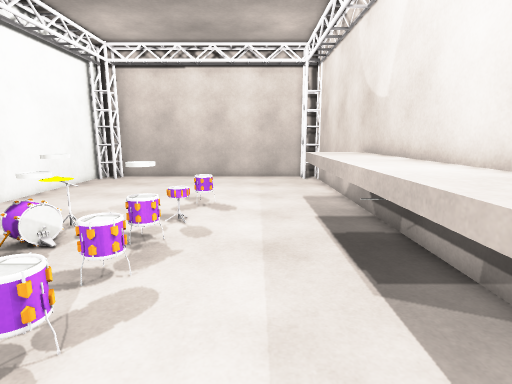
[1] (above)

15 first-person views from a walk through a scene from a Unity 3-D project. The camera is 1.5 m above the floor, tilts 10° down and sees 80° across. The floor is counted in squares, 0.5 m on a side. Each view is taken from the middle of a square. On the plan, view 1 faces up. The plan holds only what a view shows up to about 20 squares ahead; the rest is blank. The player character is not drawn. Surface patterns are stand-ins for the level's own textures.

[2]
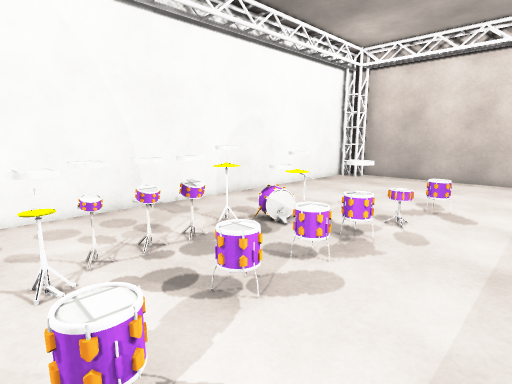

[3]
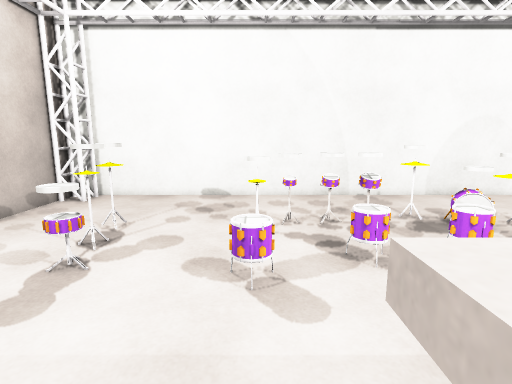

[4]
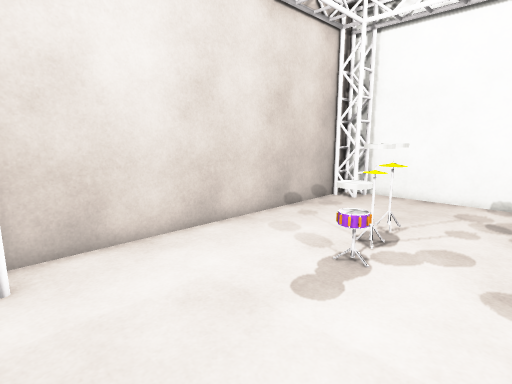

[5]
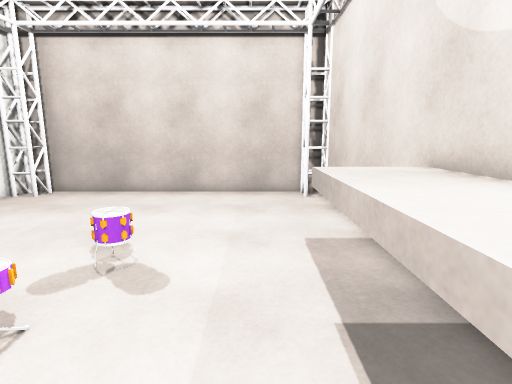

[6]
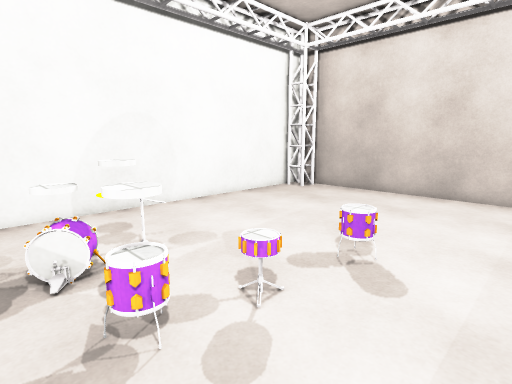

[7]
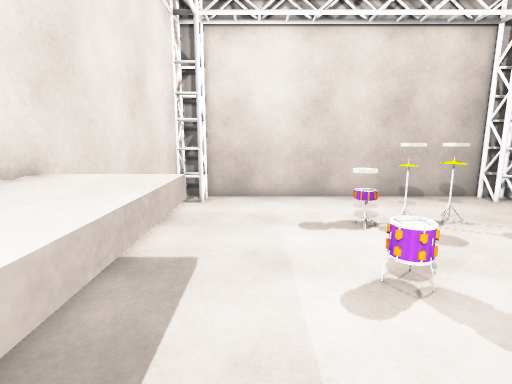

[8]
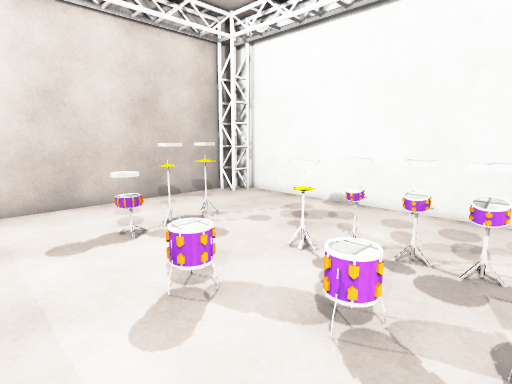

[9]
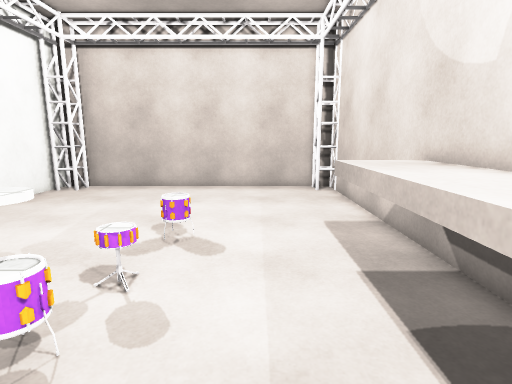

[10]
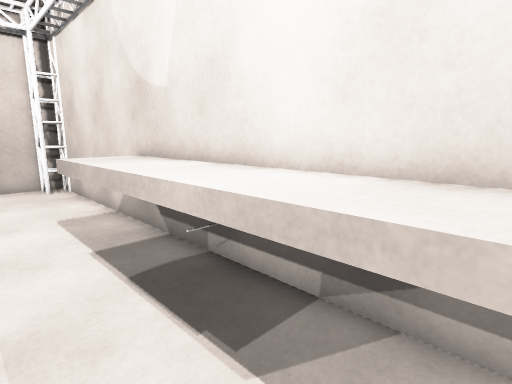

[11]
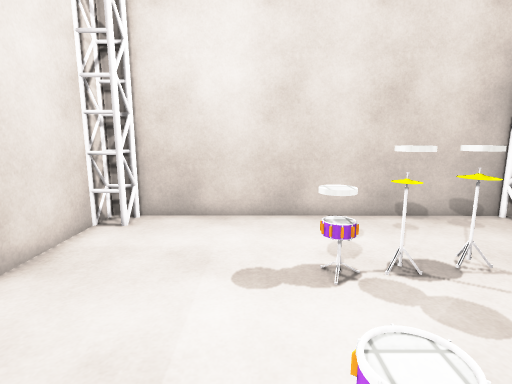

[12]
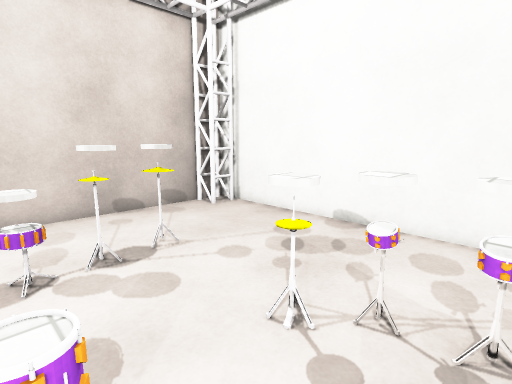

[13]
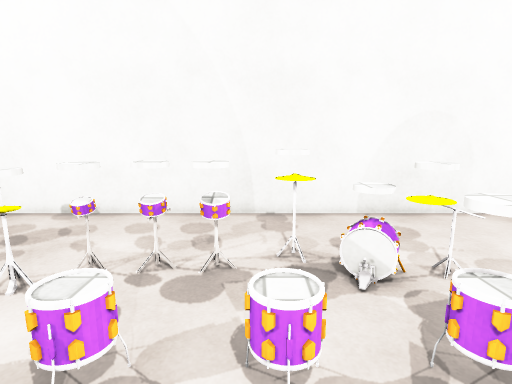

[14]
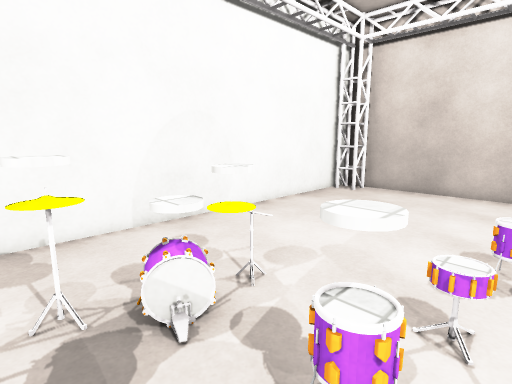

[15]
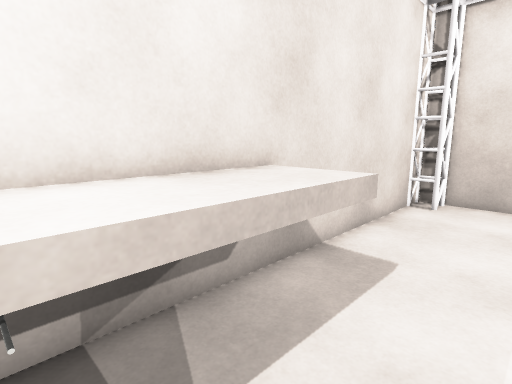

### Floor plan
Key: @ floor where view 1 was taken; # wall or solid block; x gap in a wall; . floor; = window, fence, low wall or low ledge; ^ raised ledge; O other object.
Columns run from 12 left of view 1 to 5 right of it. Each row starts with its distance up from view 1.
 24 ##################
 23 ###............ ##
 22 #................#
 21 #................#
 20 #................#
 19 #................#
 18 #................#
 17 #................#
 16 #................#
 15 #................#
 14 #........==......#
 13 #.............^^^#
 12 #.............^^^#
 11 #....==..==...^^^#
 10 #....#O..x....^^^#
  9 #....#O.OO....^^^#
  8 #....=O..O....^^^#
  7 #....O..==....^^^#
  6 #....x..==....^^^#
  5 #....OO.......^^^#
  4 #....OO.==....^^^#
  3 #....O...=....^^^#
  2 #....OO.......^^^#
  1 #.....OO.==......#
  0 #.........=.@....#
 -1 #................#
 -2 #................#
 -3 #.....OOOOO......#
 -4 #.....OOOO.......#
 -5 #................#
 -6 #................#
 -7 ##..............##
 -8 ###............###
 -9 ##################

Where each view was taken, in squares from view 1:
view 1: 0 up, 0 right, facing up
view 2: 0 up, 1 right, facing up-left
view 3: 1 up, 4 right, facing left
view 4: 0 up, 4 right, facing down-left
view 5: 7 up, 1 right, facing up
view 6: 7 up, 1 right, facing up-left
view 7: 7 up, 1 right, facing down
view 8: 6 up, 1 right, facing down-left
view 9: 5 up, 0 right, facing up
view 10: 3 up, 0 right, facing up-right
view 11: 3 up, 1 left, facing down
view 12: 4 up, 2 left, facing down-left
view 13: 6 up, 0 right, facing left
view 14: 6 up, 2 left, facing up-left
view 15: 7 up, 0 right, facing down-right
